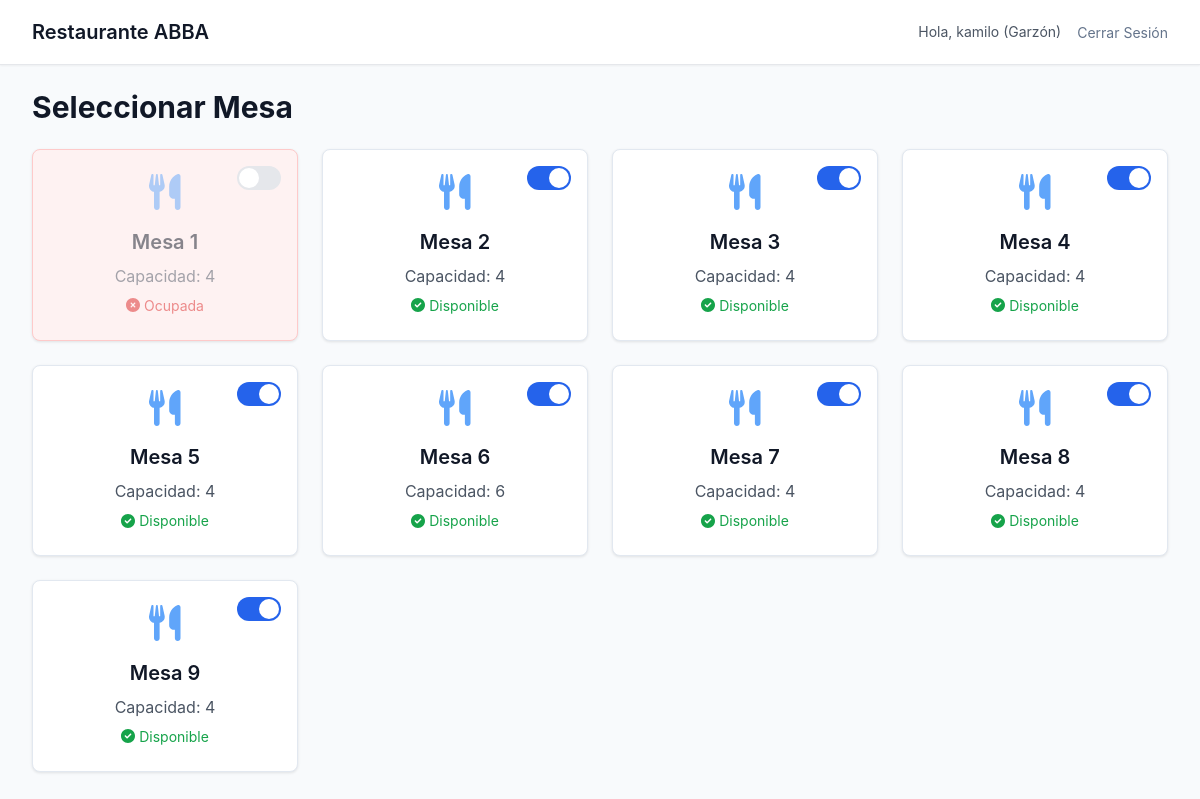
The page /home/select-table/ (signed in) on the database as committed earlier.
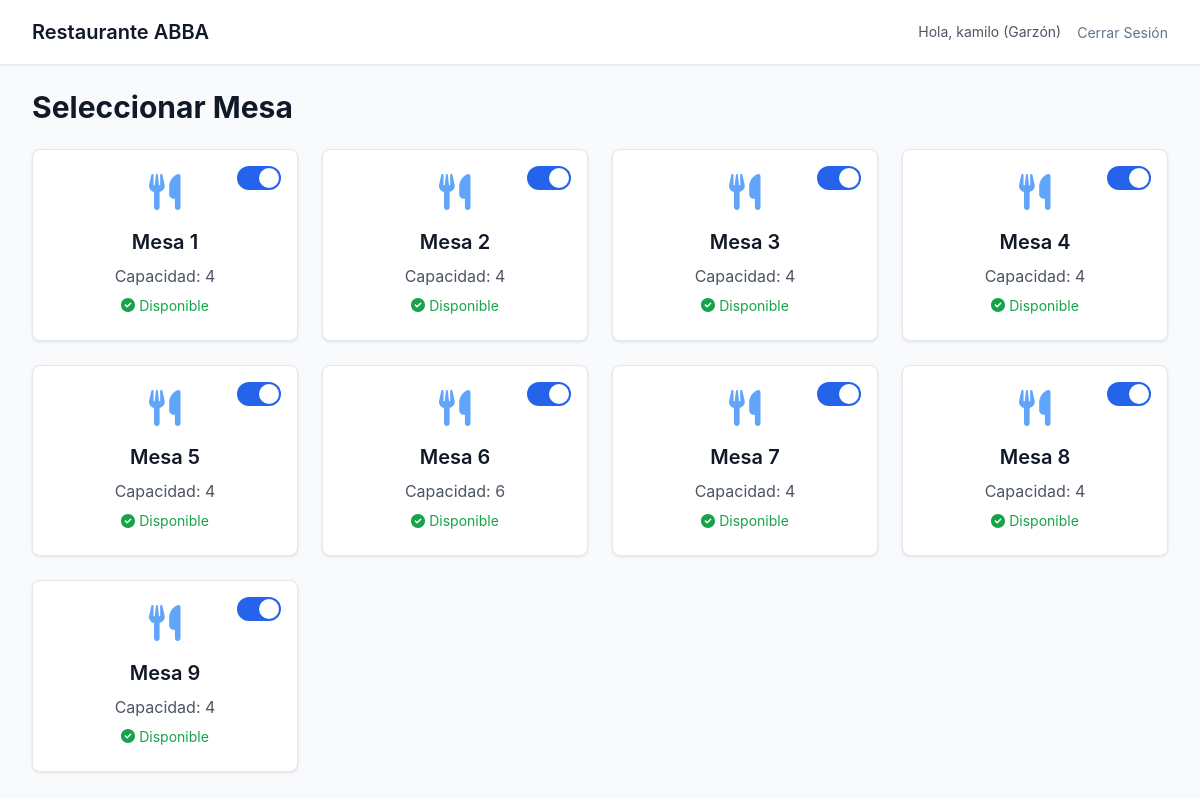
The same page on the database as committed later.
### restaurant/models.py (models this page shows, shortened)
class Table(models.Model):
    number = models.IntegerField("Número", unique=True)
    capacity = models.IntegerField("Capacidad", default=4)
    is_available = models.BooleanField("Disponible", default=True)
    class Meta:
        verbose_name = "Mesa"
        verbose_name_plural = "Mesas"

### restaurant/views.py (the view)
# urls.py: path('select-table/', views.select_table, name='select_table'),
@login_required
def select_table(request):
    if request.user.userprofile.role not in ['garzon', 'admin']:
        return redirect('home')
    tables = Table.objects.all()
    return render(request, 'restaurant/select_table.html', {'tables': tables})

### restaurant/templates/restaurant/select_table.html (shortened to what this page needs)
{% extends "base.html" %}
{% block content %}
<div class="mb-8">
    <h1 class="text-3xl font-bold text-gray-900 mb-6">Seleccionar Mesa</h1>
    <div class="grid grid-cols-1 sm:grid-cols-2 md:grid-cols-3 lg:grid-cols-4 gap-6">
        {% for table in tables %}
        <div class="card p-6 relative {% if table.is_available %}bg-white{% else %}bg-red-50 border-red-200{% endif %}">
            <div class="absolute top-4 right-4">
                <label class="relative inline-flex items-center cursor-pointer">
                    <div class="w-11 h-6 bg-gray-200 peer-focus:outline-none peer-focus:ring-4 peer-focus:ring-blue-300 rounded-full peer peer-checked:after:translate-x-full peer-checked:after:border-white after:content-[''] after:absolute after:top-[2px] after:left-[2px] after:bg-white after:rounded-full after:h-5 after:w-5 after:transition-all peer-checked:bg-blue-600"></div>
                </label>
            </div>
            <a href="{% url 'menu' table.id %}" class="{% if not table.is_available %}pointer-events-none opacity-50{% endif %} block">
                <div class="text-center">
                    <i class="fas fa-utensils text-4xl text-blue-400 mb-4"></i>
                    <h2 class="text-xl font-semibold text-gray-900 mb-2">Mesa {{ table.number }}</h2>
                    <p class="text-gray-600 mb-2">Capacidad: {{ table.capacity }}</p>
                    <p class="text-sm {% if table.is_available %}text-green-600{% else %}text-red-600{% endif %}">
                        {% if table.is_available %}
                            <i class="fas fa-check-circle mr-1"></i>Disponible
                        {% else %}
                            <i class="fas fa-times-circle mr-1"></i>Ocupada
                        {% endif %}
                    </p>
                </div>
            </a>
        </div>
        {% endfor %}
    </div>
</div>
{% endblock %}

Rows that differ between the two databases and show on the page:
changed Table (number 1 of 9 on the later page): is_available "Ocupada" → "Disponible"
